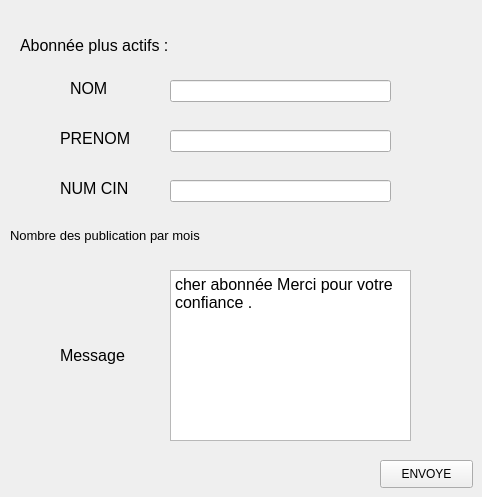
    <widget class="QWidget" name="tab_2">
     <attribute name="title">
      <string>Most active users</string>
     </attribute>
     <widget class="QLabel" name="label_8">
      <property name="geometry">
       <rect>
        <x>20</x>
        <y>30</y>
        <width>191</width>
        <height>31</height>
       </rect>
      </property>
      <property name="font">
       <font>
        <pointsize>12</pointsize>
       </font>
      </property>
      <property name="text">
       <string>Abonnée plus actifs :</string>
      </property>
     </widget>
     <widget class="QLabel" name="label_9">
      <property name="geometry">
       <rect>
        <x>70</x>
        <y>80</y>
        <width>71</width>
        <height>16</height>
       </rect>
      </property>
      <property name="font">
       <font>
        <pointsize>12</pointsize>
       </font>
      </property>
      <property name="text">
       <string>NOM</string>
      </property>
     </widget>
     <widget class="QLabel" name="label_10">
      <property name="geometry">
       <rect>
        <x>60</x>
        <y>130</y>
        <width>81</width>
        <height>16</height>
       </rect>
      </property>
      <property name="font">
       <font>
        <pointsize>12</pointsize>
       </font>
      </property>
      <property name="text">
       <string>PRENOM</string>
      </property>
     </widget>
     <widget class="QLabel" name="label_11">
      <property name="geometry">
       <rect>
        <x>60</x>
        <y>180</y>
        <width>91</width>
        <height>16</height>
       </rect>
      </property>
      <property name="font">
       <font>
        <pointsize>12</pointsize>
       </font>
      </property>
      <property name="text">
       <string>NUM CIN</string>
      </property>
     </widget>
     <widget class="QLineEdit" name="lineEdit_4">
      <property name="geometry">
       <rect>
        <x>170</x>
        <y>80</y>
        <width>221</width>
        <height>22</height>
       </rect>
      </property>
     </widget>
     <widget class="QLineEdit" name="lineEdit_5">
      <property name="geometry">
       <rect>
        <x>170</x>
        <y>130</y>
        <width>221</width>
        <height>22</height>
       </rect>
      </property>
     </widget>
     <widget class="QLineEdit" name="lineEdit_6">
      <property name="geometry">
       <rect>
        <x>170</x>
        <y>180</y>
        <width>221</width>
        <height>22</height>
       </rect>
      </property>
     </widget>
     <widget class="QLabel" name="label_12">
      <property name="geometry">
       <rect>
        <x>60</x>
        <y>340</y>
        <width>81</width>
        <height>31</height>
       </rect>
      </property>
      <property name="font">
       <font>
        <pointsize>12</pointsize>
       </font>
      </property>
      <property name="text">
       <string>Message</string>
      </property>
     </widget>
     <widget class="QTextEdit" name="textEdit_2">
      <property name="geometry">
       <rect>
        <x>170</x>
        <y>270</y>
        <width>241</width>
        <height>171</height>
       </rect>
      </property>
      <property name="html">
       <string>&lt;!DOCTYPE HTML PUBLIC &quot;-//W3C//DTD HTML 4.0//EN&quot; &quot;http://www.w3.org/TR/REC-html40/strict.dtd&quot;&gt;
&lt;html&gt;&lt;head&gt;&lt;meta name=&quot;qrichtext&quot; content=&quot;1&quot; /&gt;&lt;style type=&quot;text/css&quot;&gt;
p, li { white-space: pre-wrap; }
&lt;/style&gt;&lt;/head&gt;&lt;body style=&quot; font-family:'MS Shell Dlg 2'; font-size:10pt; font-weight:400; font-style:normal;&quot;&gt;
&lt;p style=&quot; margin-top:0px; margin-bottom:0px; margin-left:0px; margin-right:0px; -qt-block-indent:0; text-indent:0px;&quot;&gt;&lt;span style=&quot; font-size:12pt;&quot;&gt;cher abonnée Merci pour votre confiance .&lt;/span&gt;&lt;/p&gt;&lt;/body&gt;&lt;/html&gt;</string>
      </property>
     </widget>
     <widget class="QPushButton" name="pushButton_3">
      <property name="geometry">
       <rect>
        <x>380</x>
        <y>460</y>
        <width>93</width>
        <height>28</height>
       </rect>
      </property>
      <property name="text">
       <string>ENVOYE</string>
      </property>
     </widget>
     <widget class="QLabel" name="label_13">
      <property name="geometry">
       <rect>
        <x>10</x>
        <y>220</y>
        <width>301</width>
        <height>31</height>
       </rect>
      </property>
      <property name="font">
       <font>
        <pointsize>10</pointsize>
       </font>
      </property>
      <property name="text">
       <string>Nombre des publication par mois</string>
      </property>
     </widget>
     <widget class="QLabel" name="label_2">
      <property name="geometry">
       <rect>
        <x>280</x>
        <y>225</y>
        <width>121</width>
        <height>21</height>
       </rect>
      </property>
      <property name="text">
       <string/>
      </property>
     </widget>
    </widget>
